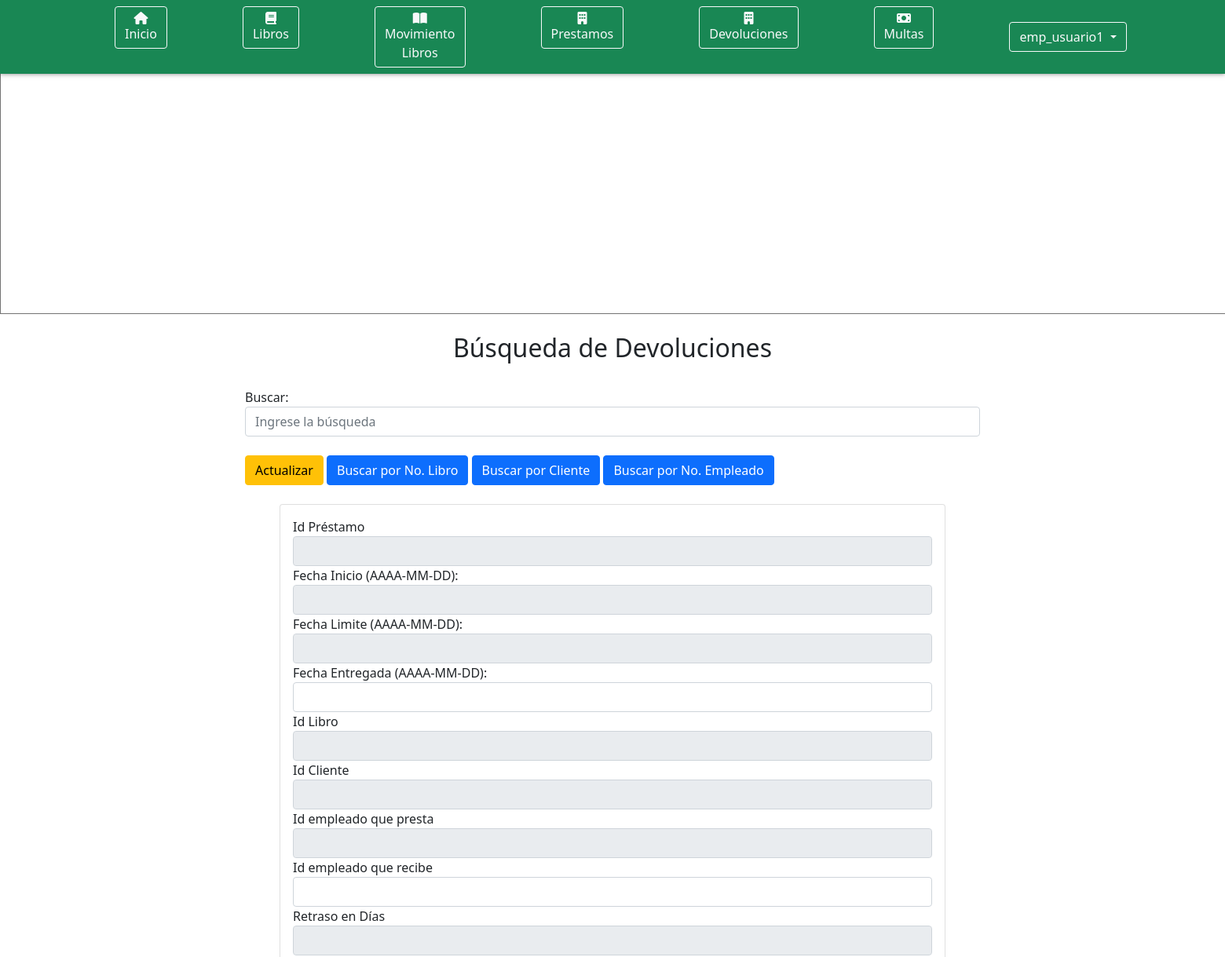
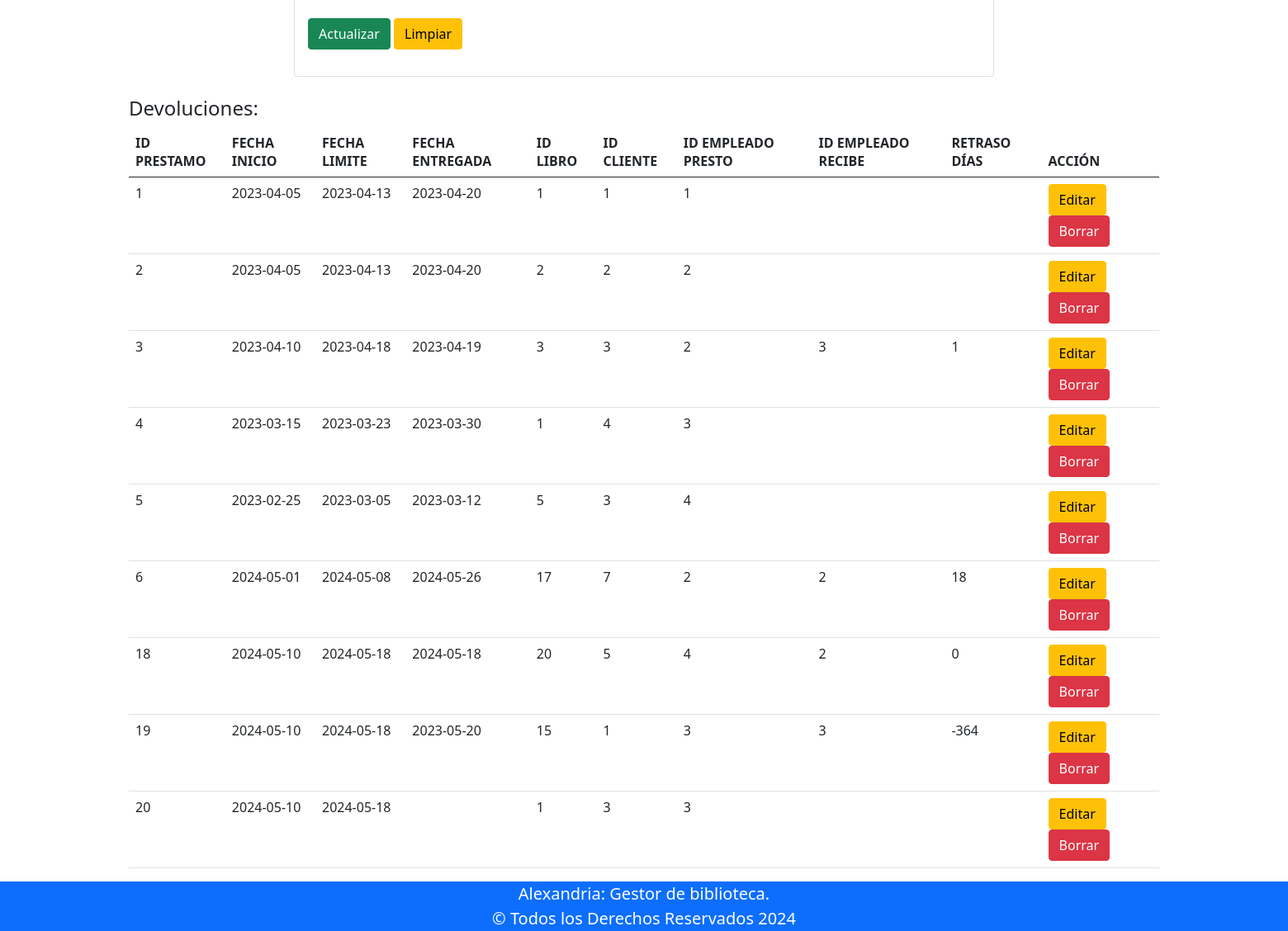
Page /ConUser/Emp/Devoluciones.php (signed in) on the committed database (2 pictures, top to bottom).
### tables this page shows
CREATE TABLE `prestamo` (
  `id_prestamo` int(11) NOT NULL,
  `fecha_inicio` date NOT NULL,
  `fecha_limite_entrega` date DEFAULT NULL,
  `fecha_entrega` date DEFAULT NULL,
  `id_libro` int(11) NOT NULL,
  `id_cliente` int(11) NOT NULL,
  `id_empleado_presta` int(11) NOT NULL,
  `id_empleado_recibe` int(11) DEFAULT NULL,
  `retraso_dias` int(11) DEFAULT NULL
);

### ConUser/Emp/ListarTablaDevolucionesConEmp.php (the view, shortened to what this page needs)
<?php
require("../../ConfiguracionBD/ConexionBDPDO.php");
$libro = [];
$resultados = [];
try {
    $consultaBusqueda = "SELECT * FROM prestamo";
    $ejecutar = $conexion->prepare($consultaBusqueda);
    $ejecutar->execute();
    $resultados = $ejecutar->fetchAll(PDO::FETCH_ASSOC);
} catch (PDOException $e) {
    echo "Error al listar las Devoluciones<br/>" . $e->getMessage();
}
?>
<!DOCTYPE html>
<html lang="es">
    <head>
    </head>
    <body>
        <div style="margin: 0 auto; width: 80%;">
            <h2 class="mt-4 text-center">Búsqueda de Devoluciones</h2><br>
            <form action="" method="get" style="margin: 0 auto; width: 75%;">
                <div class="form-group">
                    <label for="busqueda">Buscar:</label><br>
                    <input type="text" class="form-control" id="busqueda" name="busqueda" placeholder="Ingrese la búsqueda">
                </div><br>
                <a class="btn btn-warning" href="./Prestamos.php">Actualizar</a>
                <button type="submit" name="id_libro" class="btn btn-primary">Buscar por No. Libro</button>
                <button type="submit" name="id_cliente" class="btn btn-primary">Buscar por Cliente</button>
                <button type="submit" name="id_empleado_presta" class="btn btn-primary">Buscar por No. Empleado</button>
            </form><br>
            <div class="card" style="margin: 0 200px;">
                <div class="card-body">
                    <form action="./Devoluciones.php" method="POST">
                        <div class="form-group">
                            <label>Id Préstamo</label>
                            <input type="number" value="<?php echo isset($libro['id_prestamo']) ? htmlspecialchars($libro['id_prestamo']) : ''; ?>"
                                   name="txtidprestamo" class="form-control" readonly>
                        </div>
                        <div class="form-group">
                            <label>Fecha Inicio (AAAA-MM-DD):</label>
                            <input type="text" value="<?php echo isset($libro['fecha_inicio']) ? htmlspecialchars($libro['fecha_inicio']) : ''; ?>"
                                   name="txtfechainicio" class="form-control" readonly>
                        </div>
                        <div class="form-group">
                            <label>Fecha Limite (AAAA-MM-DD):</label>
                            <input type="text" value="<?php echo isset($libro['fecha_limite_entrega']) ? htmlspecialchars($libro['fecha_limite_entrega']) : ''; ?>"
                                   name="txtfechalimiteentrega" class="form-control" readonly>
                        </div>
                        <div class="form-group">
                            <label>Fecha Entregada (AAAA-MM-DD):</label>
                            <input type="text" value="<?php echo isset($libro['fecha_entrega']) ? htmlspecialchars($libro['fecha_entrega']) : ''; ?>"
                                   name="txtfechaentrega" class="form-control">
                        </div>
                        <div class="form-group">
                            <label>Id Libro</label>
                            <input type="number" value="<?php echo isset($libro['id_libro']) ? htmlspecialchars($libro['id_libro']) : ''; ?>"
                                   name="txtidlibro" class="form-control" readonly>
                        </div>
                        <div class="form-group">
                            <label>Id Cliente</label>
                            <input type="number" value="<?php echo isset($libro['id_cliente']) ? htmlspecialchars($libro['id_cliente']) : ''; ?>"
                                   name="txtidcliente" class="form-control" readonly>
                        </div>
                        <div class="form-group">
                            <label>Id empleado que presta</label>
                            <input type="number" value="<?php echo isset($libro['id_empleado_presta']) ? htmlspecialchars($libro['id_empleado_presta']) : ''; ?>"
                                   name="txtidempleadopresta" class="form-control" readonly>
                        </div>
                        <div class="form-group">
                            <label>Id empleado que recibe</label>
                            <input type="number" value="<?php echo isset($libro['id_empleado_recibe']) ? htmlspecialchars($libro['id_empleado_recibe']) : ''; ?>"
                                   name="txtidempleadorecibe" class="form-control">
                        </div>
                        <div class="form-group">
                            <label>Retraso en Días</label>
                            <input type="text" value="<?php echo isset($libro['retraso_dias']) ? htmlspecialchars($libro['retraso_dias']) : NULL; ?>"
                                   name="txtretrasodias" class="form-control" readonly>
                        </div><br>
                        <input type="submit" name="Actualizar" value="Actualizar" class="btn btn-success">
                        <input type="reset" name="Limpiar" value="Limpiar" class="btn btn-warning">
                    </form>
                </div>
            </div>
            <?php if (!empty($resultados)): ?>
                <div class="mt-4">
                    <h4>Devoluciones:</h4>
                    <table class="table table-hover" style="width: 100%;">
                        <thead>
                            <tr>
                                <th>ID PRESTAMO</th>
                                <th>FECHA INICIO</th>
                                <th>FECHA LIMITE</th>
                                <th>FECHA ENTREGADA</th>
                                <th>ID LIBRO</th>
                                <th>ID CLIENTE</th>
                                <th>ID EMPLEADO PRESTO</th>
                                <th>ID EMPLEADO RECIBE</th>
                                <th>RETRASO DÍAS</th>
                                <th>ACCIÓN</th>
                            </tr>
                        </thead>
                        <tbody>
                            <?php foreach ($resultados as $resultado): ?>
                                <tr>
                                    <td><?php echo htmlspecialchars($resultado['id_prestamo']); ?></td>
                                    <td><?php echo htmlspecialchars($resultado['fecha_inicio']); ?></td>
                                    <td><?php echo htmlspecialchars($resultado['fecha_limite_entrega']); ?></td>
                                    <td><?php echo htmlspecialchars($resultado['fecha_entrega']); ?></td>
                                    <td><?php echo htmlspecialchars($resultado['id_libro']); ?></td>
                                    <td><?php echo htmlspecialchars($resultado['id_cliente']); ?></td>
                                    <td><?php echo htmlspecialchars($resultado['id_empleado_presta']); ?></td>
                                    <td><?php echo htmlspecialchars($resultado['id_empleado_recibe']); ?></td>
                                    <td><?php echo htmlspecialchars($resultado['retraso_dias']); ?></td>
                                    <td>
                                        <a class="btn btn-warning" href="?id=<?php echo htmlspecialchars($resultado['id_prestamo']); ?>">Editar</a>
                                        <a class="btn btn-danger" href="?borrar_id=<?php echo htmlspecialchars($resultado['id_prestamo']); ?>">Borrar</a>
                                    </td>
                                </tr>
                            <?php endforeach; ?>
                        </tbody>
                    </table>
                </div>
            <?php endif; ?>
        </div><br>
    </body>
</html>

### rows in the picture
prestamo: id_prestamo "1", fecha_inicio "2023-04-05", fecha_limite_entrega "2023-04-13", fecha_entrega "2023-04-20", id_libro "1", id_cliente "1", id_empleado_presta "1"
prestamo: id_prestamo "2", fecha_inicio "2023-04-05", fecha_limite_entrega "2023-04-13", fecha_entrega "2023-04-20", id_libro "2", id_cliente "2", id_empleado_presta "2"
prestamo: id_prestamo "3", fecha_inicio "2023-04-10", fecha_limite_entrega "2023-04-18", fecha_entrega "2023-04-19", id_libro "3", id_cliente "3", id_empleado_presta "2", id_empleado_recibe "3", retraso_dias "1"
prestamo: id_prestamo "4", fecha_inicio "2023-03-15", fecha_limite_entrega "2023-03-23", fecha_entrega "2023-03-30", id_libro "1", id_cliente "4", id_empleado_presta "3"
prestamo: id_prestamo "5", fecha_inicio "2023-02-25", fecha_limite_entrega "2023-03-05", fecha_entrega "2023-03-12", id_libro "5", id_cliente "3", id_empleado_presta "4"
prestamo: id_prestamo "6", fecha_inicio "2024-05-01", fecha_limite_entrega "2024-05-08", fecha_entrega "2024-05-26", id_libro "17", id_cliente "7", id_empleado_presta "2", id_empleado_recibe "2", retraso_dias "18"
prestamo: id_prestamo "18", fecha_inicio "2024-05-10", fecha_limite_entrega "2024-05-18", fecha_entrega "2024-05-18", id_libro "20", id_cliente "5", id_empleado_presta "4", id_empleado_recibe "2", retraso_dias "0"
prestamo: id_prestamo "19", fecha_inicio "2024-05-10", fecha_limite_entrega "2024-05-18", fecha_entrega "2023-05-20", id_libro "15", id_cliente "1", id_empleado_presta "3", id_empleado_recibe "3", retraso_dias "-364"
prestamo: id_prestamo "20", fecha_inicio "2024-05-10", fecha_limite_entrega "2024-05-18", id_libro "1", id_cliente "3", id_empleado_presta "3"

### other values in the picture
$usuario "emp_usuario1"
